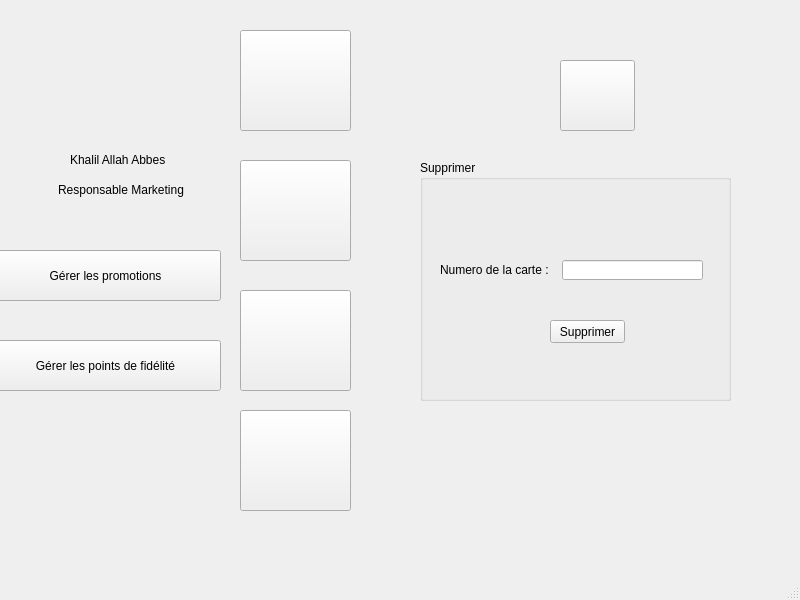
<?xml version="1.0" encoding="UTF-8"?>
<ui version="4.0">
 <class>MainWindow</class>
 <widget class="QMainWindow" name="MainWindow">
  <property name="geometry">
   <rect>
    <x>0</x>
    <y>0</y>
    <width>800</width>
    <height>600</height>
   </rect>
  </property>
  <property name="windowTitle">
   <string>MainWindow</string>
  </property>
  <widget class="QWidget" name="centralwidget">
   <widget class="QStackedWidget" name="stackedWidget">
    <property name="geometry">
     <rect>
      <x>0</x>
      <y>0</y>
      <width>801</width>
      <height>551</height>
     </rect>
    </property>
    <property name="currentIndex">
     <number>2</number>
    </property>
    <widget class="QWidget" name="home">
     <widget class="QLabel" name="AP">
      <property name="enabled">
       <bool>true</bool>
      </property>
      <property name="geometry">
       <rect>
        <x>0</x>
        <y>0</y>
        <width>801</width>
        <height>551</height>
       </rect>
      </property>
      <property name="styleSheet">
       <string notr="true">background-image: url(:/img/img/1.png);</string>
      </property>
      <property name="text">
       <string/>
      </property>
      <property name="indent">
       <number>-1</number>
      </property>
     </widget>
     <widget class="QLabel" name="Avatar">
      <property name="geometry">
       <rect>
        <x>50</x>
        <y>20</y>
        <width>131</width>
        <height>111</height>
       </rect>
      </property>
      <property name="styleSheet">
       <string notr="true">image: url(:/img/img/avatar.png);</string>
      </property>
      <property name="text">
       <string/>
      </property>
     </widget>
     <widget class="QLabel" name="Nom">
      <property name="geometry">
       <rect>
        <x>0</x>
        <y>150</y>
        <width>221</width>
        <height>20</height>
       </rect>
      </property>
      <property name="text">
       <string>Khalil Allah Abbes</string>
      </property>
      <property name="textFormat">
       <enum>Qt::AutoText</enum>
      </property>
      <property name="indent">
       <number>70</number>
      </property>
     </widget>
     <widget class="QLabel" name="fonction">
      <property name="geometry">
       <rect>
        <x>0</x>
        <y>180</y>
        <width>221</width>
        <height>20</height>
       </rect>
      </property>
      <property name="text">
       <string>Responsable Marketing</string>
      </property>
      <property name="indent">
       <number>58</number>
      </property>
     </widget>
     <widget class="QPushButton" name="pushButton">
      <property name="geometry">
       <rect>
        <x>-10</x>
        <y>250</y>
        <width>231</width>
        <height>51</height>
       </rect>
      </property>
      <property name="text">
       <string>Gérer les promotions</string>
      </property>
     </widget>
     <widget class="QPushButton" name="pushButton_2">
      <property name="geometry">
       <rect>
        <x>-10</x>
        <y>340</y>
        <width>231</width>
        <height>51</height>
       </rect>
      </property>
      <property name="text">
       <string>Gérer les points de fidélité</string>
      </property>
     </widget>
     <widget class="QLabel" name="label">
      <property name="geometry">
       <rect>
        <x>440</x>
        <y>240</y>
        <width>191</width>
        <height>101</height>
       </rect>
      </property>
      <property name="styleSheet">
       <string notr="true">image: url(:/img/img/logoposte.png);</string>
      </property>
      <property name="text">
       <string/>
      </property>
     </widget>
    </widget>
    <widget class="QWidget" name="promotions">
     <widget class="QLabel" name="Avatar_2">
      <property name="geometry">
       <rect>
        <x>50</x>
        <y>20</y>
        <width>131</width>
        <height>111</height>
       </rect>
      </property>
      <property name="styleSheet">
       <string notr="true">image: url(:/img/img/avatar.png);</string>
      </property>
      <property name="text">
       <string/>
      </property>
     </widget>
     <widget class="QLabel" name="AP_2">
      <property name="enabled">
       <bool>true</bool>
      </property>
      <property name="geometry">
       <rect>
        <x>0</x>
        <y>0</y>
        <width>801</width>
        <height>551</height>
       </rect>
      </property>
      <property name="styleSheet">
       <string notr="true">background-image: url(:/img/img/1.png);</string>
      </property>
      <property name="text">
       <string/>
      </property>
      <property name="indent">
       <number>-1</number>
      </property>
     </widget>
     <widget class="QPushButton" name="pushButton_3">
      <property name="geometry">
       <rect>
        <x>-10</x>
        <y>250</y>
        <width>231</width>
        <height>51</height>
       </rect>
      </property>
      <property name="text">
       <string>Gérer les promotions</string>
      </property>
     </widget>
     <widget class="QLabel" name="Nom_2">
      <property name="geometry">
       <rect>
        <x>0</x>
        <y>150</y>
        <width>221</width>
        <height>20</height>
       </rect>
      </property>
      <property name="text">
       <string>Khalil Allah Abbes</string>
      </property>
      <property name="textFormat">
       <enum>Qt::AutoText</enum>
      </property>
      <property name="indent">
       <number>70</number>
      </property>
     </widget>
     <widget class="QLabel" name="fonction_2">
      <property name="geometry">
       <rect>
        <x>0</x>
        <y>180</y>
        <width>221</width>
        <height>20</height>
       </rect>
      </property>
      <property name="text">
       <string>Responsable Marketing</string>
      </property>
      <property name="indent">
       <number>58</number>
      </property>
     </widget>
     <widget class="QPushButton" name="pushButton_4">
      <property name="geometry">
       <rect>
        <x>-10</x>
        <y>340</y>
        <width>231</width>
        <height>51</height>
       </rect>
      </property>
      <property name="text">
       <string>Gérer les points de fidélité</string>
      </property>
     </widget>
     <widget class="QLabel" name="label_3">
      <property name="geometry">
       <rect>
        <x>220</x>
        <y>0</y>
        <width>161</width>
        <height>551</height>
       </rect>
      </property>
      <property name="styleSheet">
       <string notr="true">background-image: url(:/img/img/bg.png);</string>
      </property>
      <property name="text">
       <string/>
      </property>
     </widget>
     <widget class="QPushButton" name="pushButton_11">
      <property name="geometry">
       <rect>
        <x>240</x>
        <y>40</y>
        <width>111</width>
        <height>101</height>
       </rect>
      </property>
      <property name="styleSheet">
       <string notr="true">border-image: url(:/img/img/icon-ajout2.png);</string>
      </property>
      <property name="text">
       <string/>
      </property>
     </widget>
     <widget class="QPushButton" name="pushButton_12">
      <property name="geometry">
       <rect>
        <x>240</x>
        <y>170</y>
        <width>111</width>
        <height>101</height>
       </rect>
      </property>
      <property name="styleSheet">
       <string notr="true">border-image: url(:/img/img/icon-modif2.png);</string>
      </property>
      <property name="text">
       <string/>
      </property>
     </widget>
     <widget class="QPushButton" name="pushButton_13">
      <property name="geometry">
       <rect>
        <x>240</x>
        <y>300</y>
        <width>111</width>
        <height>101</height>
       </rect>
      </property>
      <property name="styleSheet">
       <string notr="true">border-image: url(:/img/img/icon-afficher2.png);</string>
      </property>
      <property name="text">
       <string/>
      </property>
     </widget>
     <widget class="QPushButton" name="pushButton_14">
      <property name="geometry">
       <rect>
        <x>240</x>
        <y>420</y>
        <width>111</width>
        <height>101</height>
       </rect>
      </property>
      <property name="styleSheet">
       <string notr="true">border-image: url(:/img/img/icon-supp2.png);</string>
      </property>
      <property name="text">
       <string/>
      </property>
     </widget>
     <widget class="QStackedWidget" name="CRUD">
      <property name="geometry">
       <rect>
        <x>370</x>
        <y>0</y>
        <width>431</width>
        <height>551</height>
       </rect>
      </property>
      <widget class="QWidget" name="ajouter">
       <widget class="QGroupBox" name="groupBox">
        <property name="geometry">
         <rect>
          <x>10</x>
          <y>10</y>
          <width>401</width>
          <height>521</height>
         </rect>
        </property>
        <property name="autoFillBackground">
         <bool>false</bool>
        </property>
        <property name="styleSheet">
         <string notr="true">background-image: url(:/img/img/gris.jpg);</string>
        </property>
        <property name="title">
         <string>Ajouter Promotion</string>
        </property>
        <widget class="QLabel" name="label_12">
         <property name="geometry">
          <rect>
           <x>100</x>
           <y>300</y>
           <width>47</width>
           <height>14</height>
          </rect>
         </property>
         <property name="text">
          <string>Date fin</string>
         </property>
        </widget>
        <widget class="QLabel" name="label_13">
         <property name="geometry">
          <rect>
           <x>100</x>
           <y>140</y>
           <width>71</width>
           <height>20</height>
          </rect>
         </property>
         <property name="text">
          <string>Réference</string>
         </property>
        </widget>
        <widget class="QLabel" name="label_14">
         <property name="geometry">
          <rect>
           <x>100</x>
           <y>180</y>
           <width>61</width>
           <height>16</height>
          </rect>
         </property>
         <property name="text">
          <string>Article</string>
         </property>
        </widget>
        <widget class="QLabel" name="label_15">
         <property name="geometry">
          <rect>
           <x>100</x>
           <y>220</y>
           <width>61</width>
           <height>20</height>
          </rect>
         </property>
         <property name="text">
          <string>Pourcentage</string>
         </property>
        </widget>
        <widget class="QLabel" name="label_16">
         <property name="geometry">
          <rect>
           <x>100</x>
           <y>260</y>
           <width>71</width>
           <height>16</height>
          </rect>
         </property>
         <property name="text">
          <string>Date début</string>
         </property>
        </widget>
        <widget class="QLabel" name="label_17">
         <property name="geometry">
          <rect>
           <x>100</x>
           <y>340</y>
           <width>47</width>
           <height>14</height>
          </rect>
         </property>
         <property name="text">
          <string>Statut</string>
         </property>
        </widget>
        <widget class="QPushButton" name="pushButton_21">
         <property name="geometry">
          <rect>
           <x>160</x>
           <y>390</y>
           <width>75</width>
           <height>23</height>
          </rect>
         </property>
         <property name="text">
          <string>Ajouter</string>
         </property>
        </widget>
        <widget class="QLineEdit" name="lineEdit_ref">
         <property name="geometry">
          <rect>
           <x>180</x>
           <y>140</y>
           <width>113</width>
           <height>20</height>
          </rect>
         </property>
        </widget>
        <widget class="QLineEdit" name="lineEdit_article">
         <property name="geometry">
          <rect>
           <x>180</x>
           <y>180</y>
           <width>113</width>
           <height>20</height>
          </rect>
         </property>
        </widget>
        <widget class="QLineEdit" name="lineEdit_pourcentage">
         <property name="geometry">
          <rect>
           <x>180</x>
           <y>220</y>
           <width>113</width>
           <height>20</height>
          </rect>
         </property>
        </widget>
        <widget class="QLineEdit" name="lineEdit_d">
         <property name="geometry">
          <rect>
           <x>180</x>
           <y>260</y>
           <width>113</width>
           <height>20</height>
          </rect>
         </property>
        </widget>
        <widget class="QLineEdit" name="lineEdit_f">
         <property name="geometry">
          <rect>
           <x>180</x>
           <y>300</y>
           <width>113</width>
           <height>20</height>
          </rect>
         </property>
        </widget>
        <widget class="QLineEdit" name="lineEdit_statut">
         <property name="geometry">
          <rect>
           <x>180</x>
           <y>340</y>
           <width>113</width>
           <height>20</height>
          </rect>
         </property>
        </widget>
        <widget class="QPushButton" name="pushButton_26">
         <property name="geometry">
          <rect>
           <x>170</x>
           <y>30</y>
           <width>75</width>
           <height>71</height>
          </rect>
         </property>
         <property name="styleSheet">
          <string notr="true">border-image: url(:/img/img/logoposte.png);</string>
         </property>
         <property name="text">
          <string/>
         </property>
        </widget>
       </widget>
      </widget>
      <widget class="QWidget" name="supprimer">
       <widget class="QGroupBox" name="groupBox_4">
        <property name="geometry">
         <rect>
          <x>69</x>
          <y>189</y>
          <width>311</width>
          <height>241</height>
         </rect>
        </property>
        <property name="title">
         <string>Supprimer</string>
        </property>
        <widget class="QPushButton" name="pushButton_6">
         <property name="geometry">
          <rect>
           <x>130</x>
           <y>160</y>
           <width>75</width>
           <height>23</height>
          </rect>
         </property>
         <property name="text">
          <string>Supprimer</string>
         </property>
        </widget>
        <widget class="QLineEdit" name="lineEdit_2">
         <property name="geometry">
          <rect>
           <x>112</x>
           <y>100</y>
           <width>171</width>
           <height>20</height>
          </rect>
         </property>
        </widget>
        <widget class="QLabel" name="label_4">
         <property name="geometry">
          <rect>
           <x>40</x>
           <y>100</y>
           <width>61</width>
           <height>16</height>
          </rect>
         </property>
         <property name="text">
          <string>Référence: </string>
         </property>
        </widget>
       </widget>
       <widget class="QPushButton" name="pushButton_25">
        <property name="geometry">
         <rect>
          <x>190</x>
          <y>80</y>
          <width>75</width>
          <height>71</height>
         </rect>
        </property>
        <property name="styleSheet">
         <string notr="true">border-image: url(:/img/img/logoposte.png);</string>
        </property>
        <property name="text">
         <string/>
        </property>
       </widget>
      </widget>
      <widget class="QWidget" name="modifier">
       <widget class="QGroupBox" name="groupBox_2">
        <property name="geometry">
         <rect>
          <x>20</x>
          <y>20</y>
          <width>391</width>
          <height>511</height>
         </rect>
        </property>
        <property name="styleSheet">
         <string notr="true">background-image: url(:/img/img/gris.jpg);</string>
        </property>
        <property name="title">
         <string>Modifier une promotion</string>
        </property>
        <widget class="QPushButton" name="pushButton_23">
         <property name="geometry">
          <rect>
           <x>150</x>
           <y>410</y>
           <width>75</width>
           <height>23</height>
          </rect>
         </property>
         <property name="text">
          <string>Modifier</string>
         </property>
        </widget>
        <widget class="QLabel" name="label_19">
         <property name="geometry">
          <rect>
           <x>100</x>
           <y>220</y>
           <width>61</width>
           <height>20</height>
          </rect>
         </property>
         <property name="text">
          <string>Pourcentage</string>
         </property>
        </widget>
        <widget class="QLineEdit" name="lineEdit_article_2">
         <property name="geometry">
          <rect>
           <x>180</x>
           <y>180</y>
           <width>113</width>
           <height>20</height>
          </rect>
         </property>
        </widget>
        <widget class="QLineEdit" name="lineEdit_pourcentage_2">
         <property name="geometry">
          <rect>
           <x>180</x>
           <y>220</y>
           <width>113</width>
           <height>20</height>
          </rect>
         </property>
        </widget>
        <widget class="QLineEdit" name="lineEdit_d_2">
         <property name="geometry">
          <rect>
           <x>180</x>
           <y>260</y>
           <width>113</width>
           <height>20</height>
          </rect>
         </property>
        </widget>
        <widget class="QLineEdit" name="lineEdit_f_2">
         <property name="geometry">
          <rect>
           <x>180</x>
           <y>300</y>
           <width>113</width>
           <height>20</height>
          </rect>
         </property>
        </widget>
        <widget class="QLabel" name="label_20">
         <property name="geometry">
          <rect>
           <x>100</x>
           <y>180</y>
           <width>61</width>
           <height>16</height>
          </rect>
         </property>
         <property name="text">
          <string>Article</string>
         </property>
        </widget>
        <widget class="QLabel" name="label_21">
         <property name="geometry">
          <rect>
           <x>100</x>
           <y>300</y>
           <width>47</width>
           <height>14</height>
          </rect>
         </property>
         <property name="text">
          <string>Date fin</string>
         </property>
        </widget>
        <widget class="QLineEdit" name="lineEdit_statut_2">
         <property name="geometry">
          <rect>
           <x>180</x>
           <y>340</y>
           <width>113</width>
           <height>20</height>
          </rect>
         </property>
        </widget>
        <widget class="QLabel" name="label_22">
         <property name="geometry">
          <rect>
           <x>100</x>
           <y>340</y>
           <width>47</width>
           <height>14</height>
          </rect>
         </property>
         <property name="text">
          <string>Statut</string>
         </property>
        </widget>
        <widget class="QLabel" name="label_23">
         <property name="geometry">
          <rect>
           <x>100</x>
           <y>140</y>
           <width>71</width>
           <height>20</height>
          </rect>
         </property>
         <property name="text">
          <string>Réference</string>
         </property>
        </widget>
        <widget class="QLabel" name="label_24">
         <property name="geometry">
          <rect>
           <x>100</x>
           <y>260</y>
           <width>71</width>
           <height>16</height>
          </rect>
         </property>
         <property name="text">
          <string>Date début</string>
         </property>
        </widget>
        <widget class="QLineEdit" name="lineEdit_ref_2">
         <property name="geometry">
          <rect>
           <x>180</x>
           <y>140</y>
           <width>113</width>
           <height>20</height>
          </rect>
         </property>
        </widget>
        <widget class="QPushButton" name="pushButton_20">
         <property name="geometry">
          <rect>
           <x>170</x>
           <y>40</y>
           <width>75</width>
           <height>71</height>
          </rect>
         </property>
         <property name="styleSheet">
          <string notr="true">border-image: url(:/img/img/logoposte.png);</string>
         </property>
         <property name="text">
          <string/>
         </property>
        </widget>
       </widget>
      </widget>
      <widget class="QWidget" name="afficher">
       <widget class="QGroupBox" name="groupBox_3">
        <property name="geometry">
         <rect>
          <x>50</x>
          <y>20</y>
          <width>341</width>
          <height>431</height>
         </rect>
        </property>
        <property name="styleSheet">
         <string notr="true">background-image: url(:/img/img/gris.jpg);</string>
        </property>
        <property name="title">
         <string>Afficher les promotions</string>
        </property>
        <widget class="QPushButton" name="pushButton_22">
         <property name="geometry">
          <rect>
           <x>140</x>
           <y>40</y>
           <width>75</width>
           <height>71</height>
          </rect>
         </property>
         <property name="styleSheet">
          <string notr="true">border-image: url(:/img/img/logoposte.png);</string>
         </property>
         <property name="text">
          <string/>
         </property>
        </widget>
        <widget class="QTableView" name="tabpromotion">
         <property name="geometry">
          <rect>
           <x>10</x>
           <y>160</y>
           <width>321</width>
           <height>171</height>
          </rect>
         </property>
        </widget>
       </widget>
      </widget>
     </widget>
     <zorder>AP_2</zorder>
     <zorder>fonction_2</zorder>
     <zorder>Avatar_2</zorder>
     <zorder>Nom_2</zorder>
     <zorder>pushButton_3</zorder>
     <zorder>pushButton_4</zorder>
     <zorder>label_3</zorder>
     <zorder>pushButton_11</zorder>
     <zorder>pushButton_12</zorder>
     <zorder>pushButton_13</zorder>
     <zorder>pushButton_14</zorder>
     <zorder>CRUD</zorder>
    </widget>
    <widget class="QWidget" name="fidelite">
     <widget class="QPushButton" name="pushButton_9">
      <property name="geometry">
       <rect>
        <x>-10</x>
        <y>340</y>
        <width>231</width>
        <height>51</height>
       </rect>
      </property>
      <property name="text">
       <string>Gérer les points de fidélité</string>
      </property>
     </widget>
     <widget class="QPushButton" name="pushButton_10">
      <property name="geometry">
       <rect>
        <x>-10</x>
        <y>250</y>
        <width>231</width>
        <height>51</height>
       </rect>
      </property>
      <property name="text">
       <string>Gérer les promotions</string>
      </property>
     </widget>
     <widget class="QLabel" name="Nom_5">
      <property name="geometry">
       <rect>
        <x>0</x>
        <y>150</y>
        <width>221</width>
        <height>20</height>
       </rect>
      </property>
      <property name="text">
       <string>Khalil Allah Abbes</string>
      </property>
      <property name="textFormat">
       <enum>Qt::AutoText</enum>
      </property>
      <property name="indent">
       <number>70</number>
      </property>
     </widget>
     <widget class="QLabel" name="Avatar_5">
      <property name="geometry">
       <rect>
        <x>50</x>
        <y>20</y>
        <width>131</width>
        <height>111</height>
       </rect>
      </property>
      <property name="styleSheet">
       <string notr="true">image: url(:/img/img/avatar.png);</string>
      </property>
      <property name="text">
       <string/>
      </property>
     </widget>
     <widget class="QLabel" name="fonction_5">
      <property name="geometry">
       <rect>
        <x>0</x>
        <y>180</y>
        <width>221</width>
        <height>20</height>
       </rect>
      </property>
      <property name="text">
       <string>Responsable Marketing</string>
      </property>
      <property name="indent">
       <number>58</number>
      </property>
     </widget>
     <widget class="QLabel" name="AP_5">
      <property name="enabled">
       <bool>true</bool>
      </property>
      <property name="geometry">
       <rect>
        <x>0</x>
        <y>0</y>
        <width>801</width>
        <height>551</height>
       </rect>
      </property>
      <property name="styleSheet">
       <string notr="true">background-image: url(:/img/img/1.png);</string>
      </property>
      <property name="text">
       <string/>
      </property>
      <property name="indent">
       <number>-1</number>
      </property>
     </widget>
     <widget class="QLabel" name="label_10">
      <property name="geometry">
       <rect>
        <x>220</x>
        <y>0</y>
        <width>151</width>
        <height>551</height>
       </rect>
      </property>
      <property name="styleSheet">
       <string notr="true">background-image: url(:/img/img/bg.png);</string>
      </property>
      <property name="text">
       <string/>
      </property>
     </widget>
     <widget class="QPushButton" name="pushButton_18">
      <property name="geometry">
       <rect>
        <x>240</x>
        <y>30</y>
        <width>111</width>
        <height>101</height>
       </rect>
      </property>
      <property name="styleSheet">
       <string notr="true">border-image: url(:/img/img/icon-ajout2.png);</string>
      </property>
      <property name="text">
       <string/>
      </property>
     </widget>
     <widget class="QPushButton" name="pushButton_16">
      <property name="geometry">
       <rect>
        <x>240</x>
        <y>160</y>
        <width>111</width>
        <height>101</height>
       </rect>
      </property>
      <property name="styleSheet">
       <string notr="true">border-image: url(:/img/img/icon-modif2.png);</string>
      </property>
      <property name="text">
       <string/>
      </property>
     </widget>
     <widget class="QPushButton" name="pushButton_17">
      <property name="geometry">
       <rect>
        <x>240</x>
        <y>290</y>
        <width>111</width>
        <height>101</height>
       </rect>
      </property>
      <property name="styleSheet">
       <string notr="true">border-image: url(:/img/img/icon-afficher2.png);</string>
      </property>
      <property name="text">
       <string/>
      </property>
     </widget>
     <widget class="QPushButton" name="pushButton_15">
      <property name="geometry">
       <rect>
        <x>240</x>
        <y>410</y>
        <width>111</width>
        <height>101</height>
       </rect>
      </property>
      <property name="styleSheet">
       <string notr="true">border-image: url(:/img/img/icon-supp2.png);</string>
      </property>
      <property name="text">
       <string/>
      </property>
     </widget>
     <widget class="QStackedWidget" name="CRUD_2">
      <property name="geometry">
       <rect>
        <x>370</x>
        <y>0</y>
        <width>431</width>
        <height>551</height>
       </rect>
      </property>
      <widget class="QWidget" name="supprimer_2">
       <widget class="QGroupBox" name="groupBox_5">
        <property name="geometry">
         <rect>
          <x>50</x>
          <y>160</y>
          <width>311</width>
          <height>241</height>
         </rect>
        </property>
        <property name="title">
         <string>Supprimer</string>
        </property>
        <widget class="QPushButton" name="pushButton_7">
         <property name="geometry">
          <rect>
           <x>130</x>
           <y>160</y>
           <width>75</width>
           <height>23</height>
          </rect>
         </property>
         <property name="text">
          <string>Supprimer</string>
         </property>
        </widget>
        <widget class="QLineEdit" name="lineEdit_3">
         <property name="geometry">
          <rect>
           <x>142</x>
           <y>100</y>
           <width>141</width>
           <height>20</height>
          </rect>
         </property>
        </widget>
        <widget class="QLabel" name="label_5">
         <property name="geometry">
          <rect>
           <x>20</x>
           <y>100</y>
           <width>111</width>
           <height>20</height>
          </rect>
         </property>
         <property name="text">
          <string>Numero de la carte :</string>
         </property>
        </widget>
       </widget>
       <widget class="QPushButton" name="pushButton_19">
        <property name="geometry">
         <rect>
          <x>190</x>
          <y>60</y>
          <width>75</width>
          <height>71</height>
         </rect>
        </property>
        <property name="styleSheet">
         <string notr="true">border-image: url(:/img/img/logoposte.png);</string>
        </property>
        <property name="text">
         <string/>
        </property>
       </widget>
      </widget>
      <widget class="QWidget" name="ajouter_2">
       <widget class="QGroupBox" name="groupBox_6">
        <property name="geometry">
         <rect>
          <x>40</x>
          <y>180</y>
          <width>341</width>
          <height>281</height>
         </rect>
        </property>
        <property name="title">
         <string>Ajouter une carte de fidélité</string>
        </property>
        <widget class="QLabel" name="label_2">
         <property name="geometry">
          <rect>
           <x>50</x>
           <y>50</y>
           <width>47</width>
           <height>14</height>
          </rect>
         </property>
         <property name="text">
          <string>ID Clien :</string>
         </property>
        </widget>
        <widget class="QLabel" name="label_6">
         <property name="geometry">
          <rect>
           <x>50</x>
           <y>80</y>
           <width>101</width>
           <height>16</height>
          </rect>
         </property>
         <property name="text">
          <string>Numéro de la carte :</string>
         </property>
        </widget>
        <widget class="QLabel" name="label_7">
         <property name="geometry">
          <rect>
           <x>50</x>
           <y>110</y>
           <width>101</width>
           <height>16</height>
          </rect>
         </property>
         <property name="text">
          <string>Date d'expiration :</string>
         </property>
        </widget>
        <widget class="QLabel" name="label_8">
         <property name="geometry">
          <rect>
           <x>50</x>
           <y>140</y>
           <width>101</width>
           <height>16</height>
          </rect>
         </property>
         <property name="text">
          <string>Nombre de points :</string>
         </property>
        </widget>
        <widget class="QLineEdit" name="lineEdit">
         <property name="geometry">
          <rect>
           <x>170</x>
           <y>50</y>
           <width>113</width>
           <height>20</height>
          </rect>
         </property>
        </widget>
        <widget class="QLineEdit" name="lineEdit_4">
         <property name="geometry">
          <rect>
           <x>170</x>
           <y>80</y>
           <width>113</width>
           <height>20</height>
          </rect>
         </property>
        </widget>
        <widget class="QLineEdit" name="lineEdit_5">
         <property name="geometry">
          <rect>
           <x>170</x>
           <y>110</y>
           <width>113</width>
           <height>20</height>
          </rect>
         </property>
        </widget>
        <widget class="QLineEdit" name="lineEdit_6">
         <property name="geometry">
          <rect>
           <x>170</x>
           <y>140</y>
           <width>113</width>
           <height>20</height>
          </rect>
         </property>
        </widget>
        <widget class="QPushButton" name="pushButton_5">
         <property name="geometry">
          <rect>
           <x>140</x>
           <y>200</y>
           <width>75</width>
           <height>23</height>
          </rect>
         </property>
         <property name="text">
          <string>Ajouter</string>
         </property>
        </widget>
       </widget>
       <widget class="QPushButton" name="pushButton_8">
        <property name="geometry">
         <rect>
          <x>180</x>
          <y>70</y>
          <width>75</width>
          <height>71</height>
         </rect>
        </property>
        <property name="styleSheet">
         <string notr="true">border-image: url(:/img/img/logoposte.png);</string>
        </property>
        <property name="text">
         <string/>
        </property>
       </widget>
      </widget>
      <widget class="QWidget" name="afficher_2">
       <widget class="QGroupBox" name="groupBox_9">
        <property name="geometry">
         <rect>
          <x>20</x>
          <y>180</y>
          <width>371</width>
          <height>301</height>
         </rect>
        </property>
        <property name="title">
         <string>Afficher les cartes</string>
        </property>
        <widget class="QTableView" name="tabfidelite">
         <property name="geometry">
          <rect>
           <x>20</x>
           <y>90</y>
           <width>341</width>
           <height>171</height>
          </rect>
         </property>
        </widget>
        <widget class="QLineEdit" name="lineEdit_13">
         <property name="geometry">
          <rect>
           <x>80</x>
           <y>50</y>
           <width>113</width>
           <height>20</height>
          </rect>
         </property>
        </widget>
        <widget class="QLabel" name="label_27">
         <property name="geometry">
          <rect>
           <x>20</x>
           <y>50</y>
           <width>81</width>
           <height>16</height>
          </rect>
         </property>
         <property name="text">
          <string>ID Client :</string>
         </property>
        </widget>
       </widget>
       <widget class="QPushButton" name="pushButton_30">
        <property name="geometry">
         <rect>
          <x>170</x>
          <y>60</y>
          <width>75</width>
          <height>71</height>
         </rect>
        </property>
        <property name="styleSheet">
         <string notr="true">border-image: url(:/img/img/logoposte.png);</string>
        </property>
        <property name="text">
         <string/>
        </property>
       </widget>
      </widget>
      <widget class="QWidget" name="modifier_2">
       <widget class="QGroupBox" name="groupBox_7">
        <property name="geometry">
         <rect>
          <x>40</x>
          <y>160</y>
          <width>351</width>
          <height>121</height>
         </rect>
        </property>
        <property name="title">
         <string>Ajouter des points</string>
        </property>
        <widget class="QLabel" name="label_9">
         <property name="geometry">
          <rect>
           <x>30</x>
           <y>30</y>
           <width>111</width>
           <height>16</height>
          </rect>
         </property>
         <property name="text">
          <string>Numero de la carte :</string>
         </property>
        </widget>
        <widget class="QLineEdit" name="lineEdit_8">
         <property name="geometry">
          <rect>
           <x>150</x>
           <y>60</y>
           <width>113</width>
           <height>20</height>
          </rect>
         </property>
        </widget>
        <widget class="QPushButton" name="pushButton_27">
         <property name="geometry">
          <rect>
           <x>120</x>
           <y>90</y>
           <width>75</width>
           <height>23</height>
          </rect>
         </property>
         <property name="text">
          <string>Ajouter</string>
         </property>
        </widget>
        <widget class="QLineEdit" name="lineEdit_9">
         <property name="geometry">
          <rect>
           <x>150</x>
           <y>30</y>
           <width>113</width>
           <height>20</height>
          </rect>
         </property>
        </widget>
       </widget>
       <widget class="QGroupBox" name="groupBox_8">
        <property name="geometry">
         <rect>
          <x>40</x>
          <y>320</y>
          <width>351</width>
          <height>221</height>
         </rect>
        </property>
        <property name="title">
         <string>Modifier les informations</string>
        </property>
        <widget class="QLabel" name="label_18">
         <property name="geometry">
          <rect>
           <x>30</x>
           <y>90</y>
           <width>111</width>
           <height>16</height>
          </rect>
         </property>
         <property name="text">
          <string>Numero de la carte :</string>
         </property>
        </widget>
        <widget class="QLineEdit" name="lineEdit_7">
         <property name="geometry">
          <rect>
           <x>150</x>
           <y>60</y>
           <width>113</width>
           <height>20</height>
          </rect>
         </property>
        </widget>
        <widget class="QPushButton" name="pushButton_28">
         <property name="geometry">
          <rect>
           <x>130</x>
           <y>180</y>
           <width>75</width>
           <height>23</height>
          </rect>
         </property>
         <property name="text">
          <string>Modifier</string>
         </property>
        </widget>
        <widget class="QLineEdit" name="lineEdit_10">
         <property name="geometry">
          <rect>
           <x>150</x>
           <y>90</y>
           <width>113</width>
           <height>20</height>
          </rect>
         </property>
        </widget>
        <widget class="QLineEdit" name="lineEdit_11">
         <property name="geometry">
          <rect>
           <x>150</x>
           <y>120</y>
           <width>113</width>
           <height>20</height>
          </rect>
         </property>
        </widget>
        <widget class="QLineEdit" name="lineEdit_12">
         <property name="geometry">
          <rect>
           <x>150</x>
           <y>150</y>
           <width>113</width>
           <height>20</height>
          </rect>
         </property>
        </widget>
        <widget class="QLabel" name="label_11">
         <property name="geometry">
          <rect>
           <x>30</x>
           <y>150</y>
           <width>101</width>
           <height>16</height>
          </rect>
         </property>
         <property name="text">
          <string>Nombre de points :</string>
         </property>
        </widget>
        <widget class="QLabel" name="label_25">
         <property name="geometry">
          <rect>
           <x>30</x>
           <y>120</y>
           <width>91</width>
           <height>16</height>
          </rect>
         </property>
         <property name="text">
          <string>Date d'expiration :</string>
         </property>
        </widget>
        <widget class="QLabel" name="label_26">
         <property name="geometry">
          <rect>
           <x>30</x>
           <y>60</y>
           <width>61</width>
           <height>16</height>
          </rect>
         </property>
         <property name="text">
          <string>ID Client :</string>
         </property>
        </widget>
       </widget>
       <widget class="QPushButton" name="pushButton_29">
        <property name="geometry">
         <rect>
          <x>170</x>
          <y>10</y>
          <width>75</width>
          <height>71</height>
         </rect>
        </property>
        <property name="styleSheet">
         <string notr="true">border-image: url(:/img/img/logoposte.png);</string>
        </property>
        <property name="text">
         <string/>
        </property>
       </widget>
      </widget>
     </widget>
     <zorder>AP_5</zorder>
     <zorder>pushButton_9</zorder>
     <zorder>pushButton_10</zorder>
     <zorder>Nom_5</zorder>
     <zorder>Avatar_5</zorder>
     <zorder>fonction_5</zorder>
     <zorder>label_10</zorder>
     <zorder>pushButton_18</zorder>
     <zorder>pushButton_16</zorder>
     <zorder>pushButton_17</zorder>
     <zorder>pushButton_15</zorder>
     <zorder>CRUD_2</zorder>
    </widget>
   </widget>
  </widget>
  <widget class="QMenuBar" name="menubar">
   <property name="geometry">
    <rect>
     <x>0</x>
     <y>0</y>
     <width>800</width>
     <height>22</height>
    </rect>
   </property>
  </widget>
  <widget class="QStatusBar" name="statusbar"/>
 </widget>
 <resources/>
 <connections/>
</ui>
